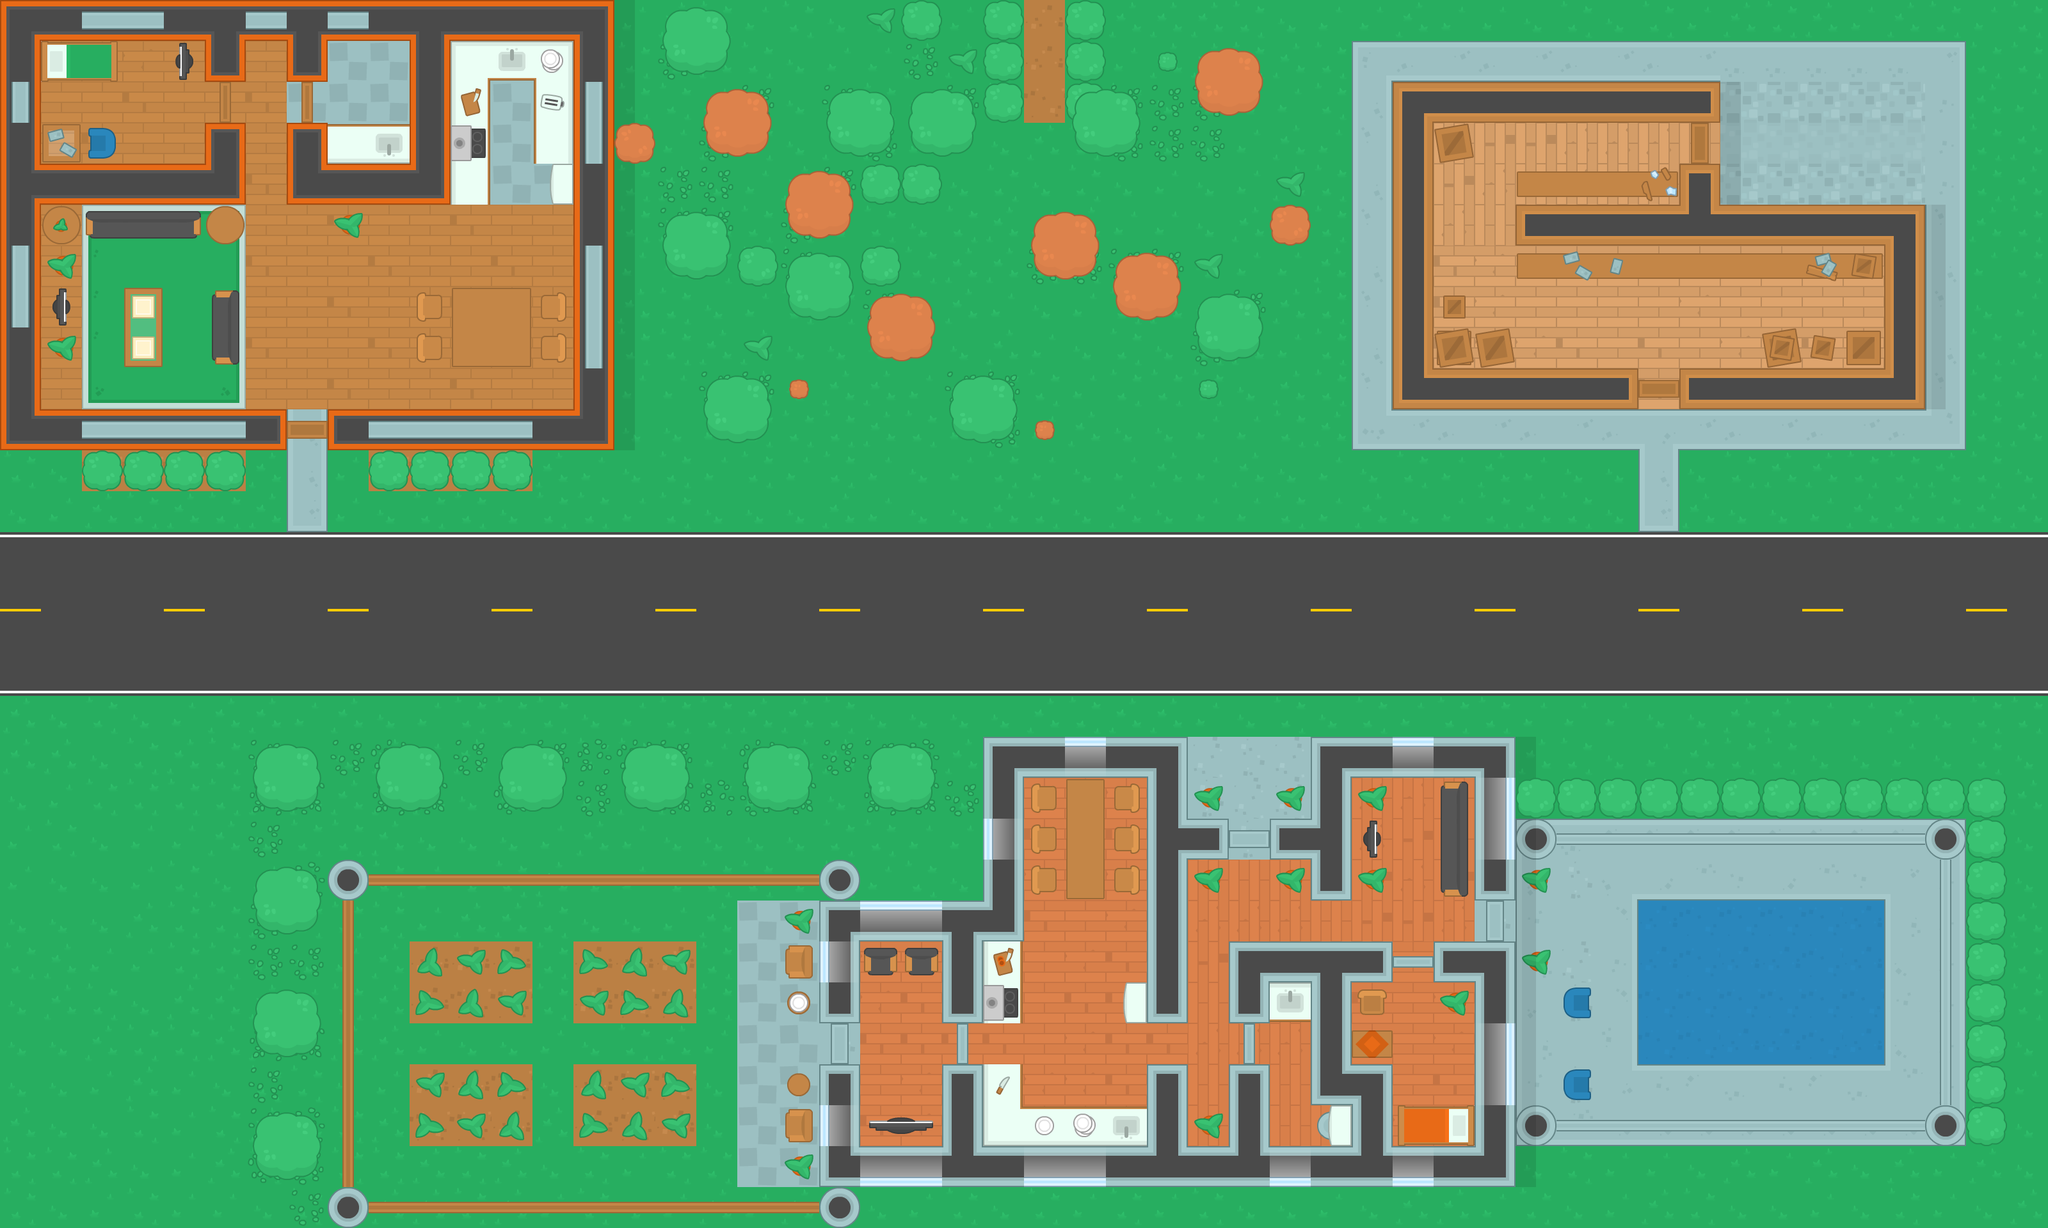

Below is a game level as drawn by its tile map, then a one-line description and the .tmx that defines it (tile-layer data replaced by summaries):
An orthogonal 50x30 tile map with 64x64 px tiles, 5 tile layers (Ground, Walls, Items, Decorations, ...) and 279 objects (219x wall, 47x zombie, 6x health, 2x wood, player, ...).

<map version="1.2" tiledversion="1.3.0" orientation="orthogonal" renderorder="right-down" compressionlevel="-1" width="50" height="30" tilewidth="64" tileheight="64" infinite="0" nextlayerid="7" nextobjectid="421">
 <tileset firstgid="1" source="../Kenney Topdown Pack.tsx" />
 <layer id="1" name="Ground" width="50" height="30">
  <data>[1500 cells, 1500 non-empty, 63 distinct tile ids]</data>
 </layer>
 <layer id="3" name="Walls" width="50" height="30">
  <data>[1500 cells, 252 non-empty, 47 distinct tile ids]</data>
 </layer>
 <layer id="4" name="Items" width="50" height="30">
  <data>[1500 cells, 118 non-empty, 43 distinct tile ids]</data>
 </layer>
 <layer id="5" name="Decorations" width="50" height="30">
  <data>[1500 cells, 177 non-empty, 26 distinct tile ids]</data>
 </layer>
 <layer id="2" name="Trees" width="50" height="30">
  <data>[1500 cells, 140 non-empty, 12 distinct tile ids]</data>
 </layer>
 <objectgroup id="6" name="Obstacles">
  <object id="22" name="player" x="1616" y="16" width="32" height="32" />
  <object id="80" name="zombie" x="512" y="480" width="32" height="32" />
  <object id="82" name="zombie" x="1632" y="512" width="32" height="32" />
  <object id="83" name="zombie" x="1344" y="608" width="32" height="32" />
  <object id="86" name="zombie" x="2032" y="480" width="32" height="32" />
  <object id="89" name="zombie" x="2016" y="160" width="32" height="32" />
  <object id="92" name="wall" x="0" y="640" width="448" height="64" />
  <object id="93" name="wall" x="512" y="640" width="448" height="64" />
  <object id="95" name="wall" x="0" y="0" width="64" height="640" />
  <object id="103" name="wall" x="896" y="0" width="64" height="640" />
  <object id="105" name="wall" x="64" y="256" width="320" height="64" />
  <object id="106" name="wall" x="448" y="256" width="256" height="64" />
  <object id="107" name="wall" x="64" y="0" width="832" height="64" />
  <object id="109" name="wall" x="320" y="64" width="64" height="64" />
  <object id="110" name="wall" x="448" y="64" width="64" height="64" />
  <object id="111" name="wall" x="320" y="192" width="64" height="64" />
  <object id="112" name="wall" x="448" y="192" width="64" height="64" />
  <object id="113" name="wall" x="512" y="208" width="128" height="48" />
  <object id="114" name="wall" x="64" y="192" width="64" height="64" />
  <object id="115" name="wall" x="144" y="208" width="32" height="32" />
  <object id="116" name="wall" x="64" y="64" width="112" height="48" />
  <object id="117" name="wall" x="272" y="64" width="32" height="64" />
  <object id="118" name="wall" x="704" y="64" width="48" height="256" />
  <object id="119" name="wall" x="768" y="64" width="64" height="48" />
  <object id="120" name="wall" x="848" y="64" width="48" height="192" />
  <object id="121" name="wall" x="864" y="256" width="32" height="64" />
  <object id="122" name="wall" x="704" y="448" width="128" height="128" />
  <object id="123" name="wall" x="656" y="464" width="32" height="32" />
  <object id="124" name="wall" x="656" y="528" width="32" height="32" />
  <object id="125" name="wall" x="848" y="464" width="32" height="32" />
  <object id="126" name="wall" x="848" y="528" width="32" height="32" />
  <object id="127" name="wall" x="528" y="336" width="32" height="32" />
  <object id="128" name="wall" x="336" y="336" width="32" height="32" />
  <object id="129" name="wall" x="144" y="336" width="160" height="32" />
  <object id="130" name="wall" x="80" y="336" width="32" height="32" />
  <object id="131" name="wall" x="80" y="400" width="32" height="32" />
  <object id="132" name="wall" x="80" y="448" width="32" height="48" />
  <object id="133" name="wall" x="80" y="528" width="32" height="32" />
  <object id="134" name="wall" x="208" y="464" width="32" height="96" />
  <object id="135" name="wall" x="336" y="464" width="32" height="96" />
  <object id="136" name="wall" x="144" y="720" width="32" height="32" />
  <object id="137" name="wall" x="208" y="720" width="32" height="32" />
  <object id="138" name="wall" x="272" y="720" width="32" height="32" />
  <object id="139" name="wall" x="336" y="720" width="32" height="32" />
  <object id="140" name="wall" x="592" y="720" width="32" height="32" />
  <object id="141" name="wall" x="656" y="720" width="32" height="32" />
  <object id="142" name="wall" x="720" y="720" width="32" height="32" />
  <object id="143" name="wall" x="784" y="720" width="32" height="32" />
  <object id="144" name="wall" x="1056" y="32" width="64" height="64" />
  <object id="145" name="wall" x="1120" y="160" width="64" height="64" />
  <object id="146" name="wall" x="1056" y="352" width="64" height="64" />
  <object id="147" name="zombie" x="416" y="352" width="32" height="32" />
  <object id="148" name="zombie" x="208" y="128" width="32" height="32" />
  <object id="149" name="zombie" x="592" y="128" width="32" height="32" />
  <object id="150" name="zombie" x="784" y="144" width="32" height="32" />
  <object id="152" name="wall" x="640" y="64" width="64" height="192" />
  <object id="153" name="wall" x="0" y="704" width="8" height="1216" />
  <object id="154" name="wall" x="16" y="1911" width="3184" height="9" />
  <object id="155" name="wall" x="3191" y="0" width="9" height="1920" />
  <object id="156" name="wall" x="960" y="0" width="624" height="16" />
  <object id="157" name="wall" x="1248" y="288" width="64" height="64" />
  <object id="158" name="wall" x="1168" y="400" width="32" height="32" />
  <object id="159" name="wall" x="1248" y="416" width="64" height="64" />
  <object id="160" name="wall" x="1360" y="400" width="32" height="32" />
  <object id="163" name="wall" x="1552" y="16" width="32" height="160" />
  <object id="164" name="wall" x="1440" y="160" width="64" height="64" />
  <object id="165" name="wall" x="1312" y="160" width="64" height="64" />
  <object id="166" name="wall" x="1360" y="272" width="32" height="32" />
  <object id="167" name="wall" x="1424" y="272" width="32" height="32" />
  <object id="168" name="wall" x="1424" y="16" width="32" height="32" />
  <object id="169" name="wall" x="1120" y="608" width="64" height="64" />
  <object id="170" name="wall" x="1504" y="608" width="64" height="64" />
  <object id="171" name="wall" x="1632" y="352" width="64" height="64" />
  <object id="172" name="wall" x="1376" y="480" width="64" height="64" />
  <object id="173" name="wall" x="1760" y="416" width="64" height="64" />
  <object id="174" name="wall" x="1888" y="480" width="64" height="64" />
  <object id="175" name="wall" x="1888" y="608" />
  <object id="176" name="wall" x="1632" y="672" />
  <object id="177" name="wall" x="1248" y="608" />
  <object id="178" name="wall" x="2000" y="336" width="32" height="32" />
  <object id="179" name="wall" x="1824" y="96" />
  <object id="180" name="wall" x="1888" y="96" width="64" height="64" />
  <object id="181" name="wall" x="1696" y="160" width="64" height="64" />
  <object id="182" name="wall" x="976" y="208" width="32" height="32" />
  <object id="183" name="wall" x="2176" y="128" width="512" height="64" />
  <object id="184" name="wall" x="2176" y="192" width="64" height="448" />
  <object id="185" name="wall" x="2240" y="576" width="320" height="64" />
  <object id="186" name="wall" x="2624" y="576" width="384" height="64" />
  <object id="187" name="wall" x="2944" y="320" width="64" height="256" />
  <object id="188" name="wall" x="2368" y="320" width="576" height="64" />
  <object id="189" name="wall" x="2624" y="256" width="64" height="64" />
  <object id="190" name="wall" x="2384" y="272" width="224" height="32" />
  <object id="191" name="wall" x="2256" y="208" width="32" height="32" />
  <object id="192" name="wall" x="2272" y="480" />
  <object id="193" name="wall" x="2256" y="528" width="32" height="32" />
  <object id="194" name="wall" x="2320" y="528" width="32" height="32" />
  </objectgroup>
</map>
<!-- 183 of 279 objects omitted -->
